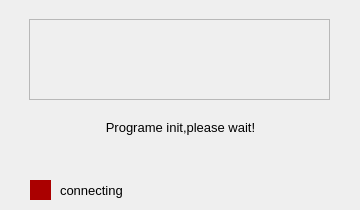
<?xml version="1.0" encoding="UTF-8"?>
<ui version="4.0">
 <class>wbsd_run</class>
 <widget class="QWidget" name="wbsd_run">
  <property name="geometry">
   <rect>
    <x>0</x>
    <y>0</y>
    <width>360</width>
    <height>210</height>
   </rect>
  </property>
  <property name="windowTitle">
   <string>MainWindow</string>
  </property>
  <property name="styleSheet">
   <string notr="true"/>
  </property>
  <widget class="QWidget" name="centralwidget">
   <widget class="QLabel" name="lb_clr">
    <property name="geometry">
     <rect>
      <x>30</x>
      <y>180</y>
      <width>21</width>
      <height>20</height>
     </rect>
    </property>
    <property name="styleSheet">
     <string notr="true">background:rgb(170, 0, 0)</string>
    </property>
    <property name="text">
     <string/>
    </property>
   </widget>
   <widget class="QLabel" name="lb_st">
    <property name="geometry">
     <rect>
      <x>60</x>
      <y>180</y>
      <width>91</width>
      <height>21</height>
     </rect>
    </property>
    <property name="font">
     <font>
      <pointsize>10</pointsize>
     </font>
    </property>
    <property name="text">
     <string>connecting</string>
    </property>
   </widget>
   <widget class="QFrame" name="frame">
    <property name="geometry">
     <rect>
      <x>29</x>
      <y>19</y>
      <width>301</width>
      <height>81</height>
     </rect>
    </property>
    <property name="styleSheet">
     <string notr="true">image: url(:/mainpics/3.png);</string>
    </property>
    <property name="frameShape">
     <enum>QFrame::StyledPanel</enum>
    </property>
    <property name="frameShadow">
     <enum>QFrame::Raised</enum>
    </property>
   </widget>
   <widget class="QLabel" name="label">
    <property name="geometry">
     <rect>
      <x>35</x>
      <y>112</y>
      <width>291</width>
      <height>31</height>
     </rect>
    </property>
    <property name="font">
     <font>
      <pointsize>10</pointsize>
     </font>
    </property>
    <property name="text">
     <string>Programe init,please wait!</string>
    </property>
    <property name="alignment">
     <set>Qt::AlignCenter</set>
    </property>
   </widget>
  </widget>
 </widget>
 <resources/>
 <connections/>
</ui>
